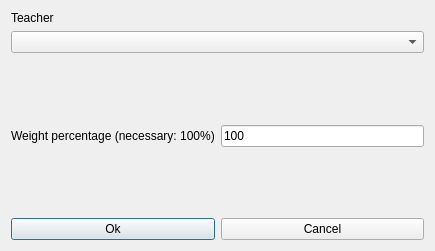
<?xml version="1.0" encoding="UTF-8"?>
<ui version="4.0">
 <class>ModifyConstraintTeacherMaxTwoConsecutiveAfternoonsForm_template</class>
 <widget class="QDialog" name="ModifyConstraintTeacherMaxTwoConsecutiveAfternoonsForm_template">
  <property name="geometry">
   <rect>
    <x>0</x>
    <y>0</y>
    <width>435</width>
    <height>251</height>
   </rect>
  </property>
  <property name="windowTitle">
   <string extracomment="This is the title of the dialog to modify a constraint of this type">Modify teacher max two consecutive afternoons</string>
  </property>
  <layout class="QVBoxLayout" name="verticalLayout_2">
   <item>
    <layout class="QVBoxLayout" name="verticalLayout">
     <item>
      <widget class="QLabel" name="teacherTextLabel">
       <property name="frameShape">
        <enum>QFrame::NoFrame</enum>
       </property>
       <property name="frameShadow">
        <enum>QFrame::Plain</enum>
       </property>
       <property name="text">
        <string>Teacher</string>
       </property>
       <property name="wordWrap">
        <bool>false</bool>
       </property>
      </widget>
     </item>
     <item>
      <widget class="QComboBox" name="teachersComboBox">
       <property name="editable">
        <bool>false</bool>
       </property>
       <property name="insertPolicy">
        <enum>QComboBox::NoInsert</enum>
       </property>
       <property name="duplicatesEnabled">
        <bool>false</bool>
       </property>
      </widget>
     </item>
    </layout>
   </item>
   <item>
    <spacer name="verticalSpacer">
     <property name="orientation">
      <enum>Qt::Vertical</enum>
     </property>
     <property name="sizeHint" stdset="0">
      <size>
       <width>20</width>
       <height>38</height>
      </size>
     </property>
    </spacer>
   </item>
   <item>
    <layout class="QHBoxLayout" name="horizontalLayout_2">
     <item>
      <widget class="QLabel" name="weightTextLabel">
       <property name="frameShape">
        <enum>QFrame::NoFrame</enum>
       </property>
       <property name="frameShadow">
        <enum>QFrame::Plain</enum>
       </property>
       <property name="text">
        <string>Weight percentage (necessary: 100%)</string>
       </property>
       <property name="wordWrap">
        <bool>false</bool>
       </property>
      </widget>
     </item>
     <item>
      <widget class="QLineEdit" name="weightLineEdit">
       <property name="text">
        <string notr="true">100</string>
       </property>
      </widget>
     </item>
    </layout>
   </item>
   <item>
    <spacer name="verticalSpacer_3">
     <property name="orientation">
      <enum>Qt::Vertical</enum>
     </property>
     <property name="sizeHint" stdset="0">
      <size>
       <width>20</width>
       <height>38</height>
      </size>
     </property>
    </spacer>
   </item>
   <item>
    <layout class="QHBoxLayout" name="horizontalLayout">
     <item>
      <widget class="QPushButton" name="okPushButton">
       <property name="text">
        <string>Ok</string>
       </property>
      </widget>
     </item>
     <item>
      <widget class="QPushButton" name="cancelPushButton">
       <property name="text">
        <string>Cancel</string>
       </property>
      </widget>
     </item>
    </layout>
   </item>
  </layout>
 </widget>
 <layoutdefault spacing="6" margin="11"/>
 <resources/>
 <connections/>
</ui>
